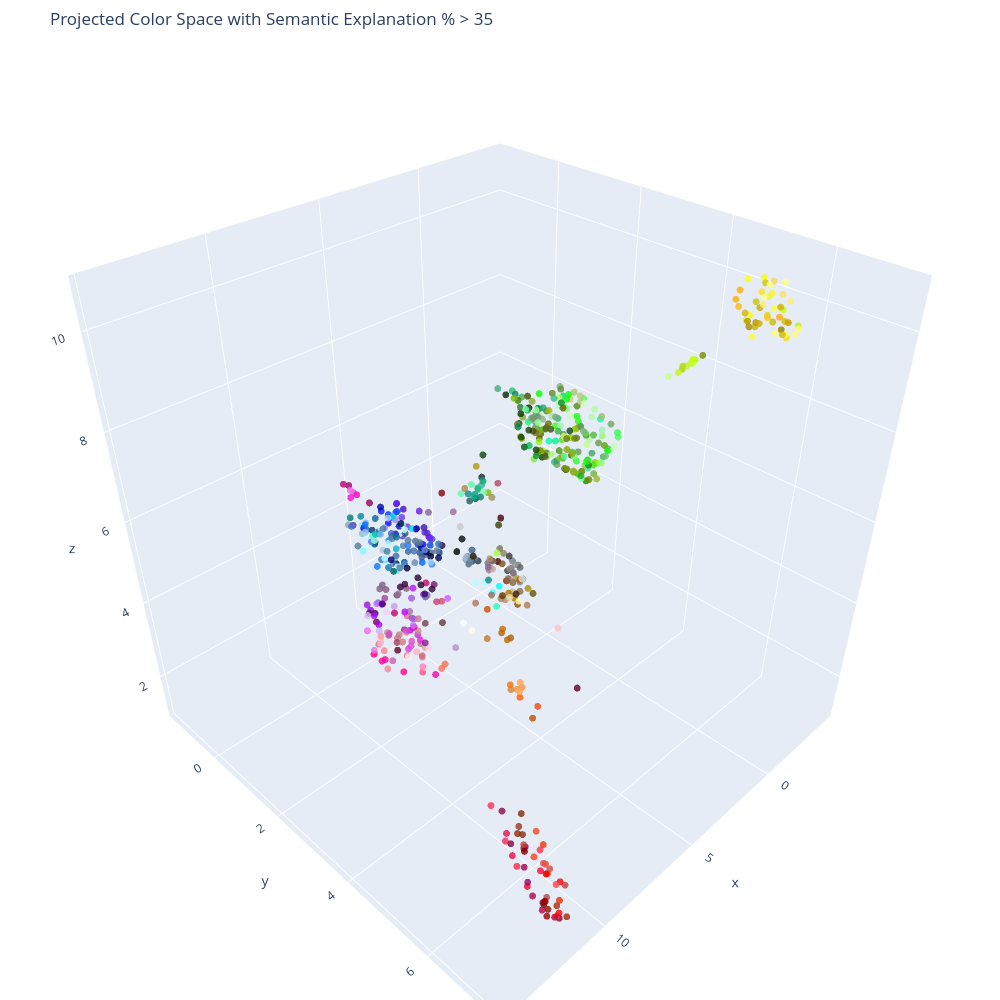

Source (notebook cell):
### Code cell
import numpy as np
import pandas as pd
import umap
import plotly.express as px

# 1. 準備基礎色空間 A (dim, num_bases)
# 假設 primary_and_base_colors 是你選的 9 個基礎色清單
A = np.array([embeddings[name_to_idx[name]] for name in primary_and_base_colors]).T

# 2. 投影與解釋度計算
# B 是所有 949 個顏色的原始 Embedding 矩陣 (dim, 949)
B = embeddings.T 
X, _, _, _ = np.linalg.lstsq(A, B, rcond=None)
P_all = (A @ X).T  # 投影後的向量 (949, 384)

# 計算解釋百分比: (投影能量 / 原始能量) * 100
original_norms = np.sum(B**2, axis=0)
projected_norms = np.sum(P_all.T**2, axis=0)
explanation_percentages = (projected_norms / original_norms) * 100

# 3. UMAP 降維 (針對投影後的向量)
reducer = umap.UMAP(n_components=3, 
                    n_neighbors=30, 
                    min_dist=0.5, 
                    random_state=42,
                    spread=1.2)
coords = reducer.fit_transform(P_all)

# 4. 整合 DataFrame
df_viz = pd.DataFrame(coords, columns=['x', 'y', 'z'])
df_viz['name'] = names
df_viz['hex'] = [xkcd_colors[n] for n in names]
df_viz['Explanation_%'] = explanation_percentages

df_plot = df_viz[df_viz["Explanation_%"] > 35]

# 5. Plotly 繪圖
fig = px.scatter_3d(
    df_plot, x='x', y='y', z='z',
    color='hex',
    color_discrete_map="identity",
    hover_name='name',
    # 在 hover 資訊中加入解釋百分比，並格式化小數點
    hover_data={
        'hex': True,
        'Explanation_%': ':.2f',
        'x': False, 'y': False, 'z': False
    },
    title="Projected Color Space with Semantic Explanation % > 35",
    width=1000, height=1000
)

# 優化視覺效果：正立方體比例與點的大小
fig.update_layout(
    scene=dict(aspectmode='cube'),
    margin=dict(l=0, r=0, b=0, t=50)
)
fig.update_traces(marker=dict(size=4, opacity=0.8))

fig.show()
